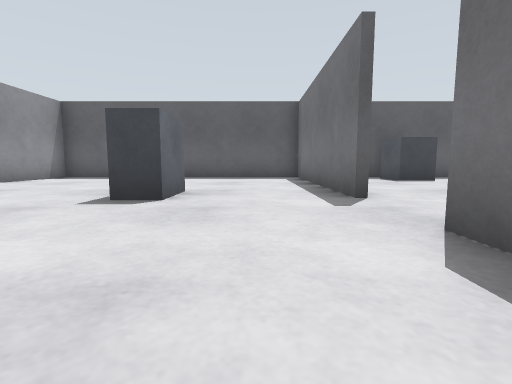
[1] (above)

22 first-person views from a walk through a robot-simulator world made for Gazebo. The camera is 0.5 m above the floor, tilts 6° down and sees 85° across. The floor is counted in squares, 1 m on a side. Each view is taken from the middle of a square. On the plan, view 1 faces up. The plan holds only what a view shows up to about 9 squares ahead; the rest is blank. The place goes on beyond the plan.

[2]
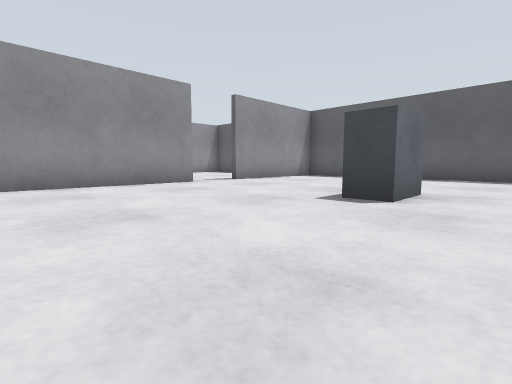

[3]
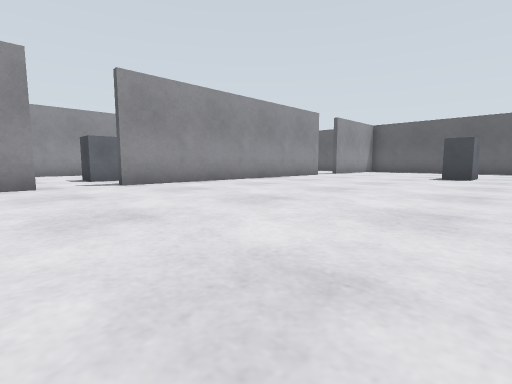

[4]
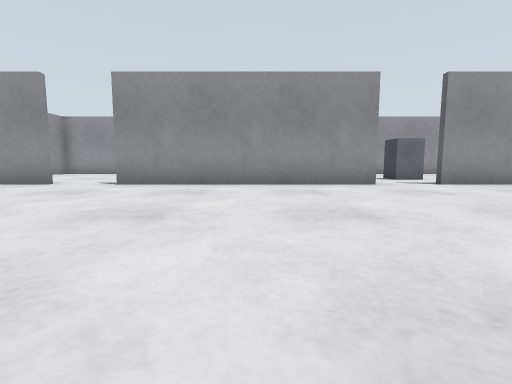

[5]
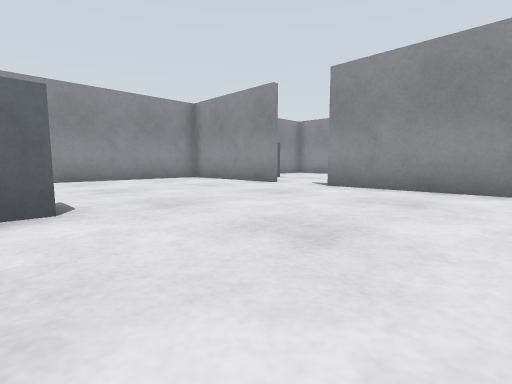

[6]
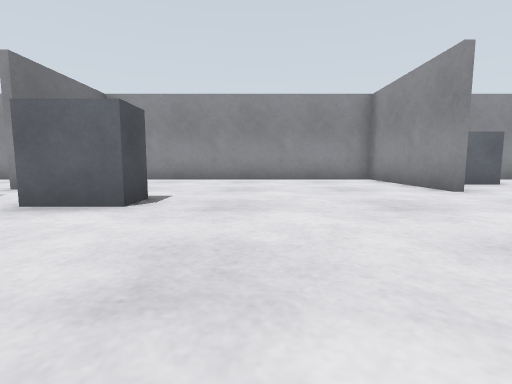

[7]
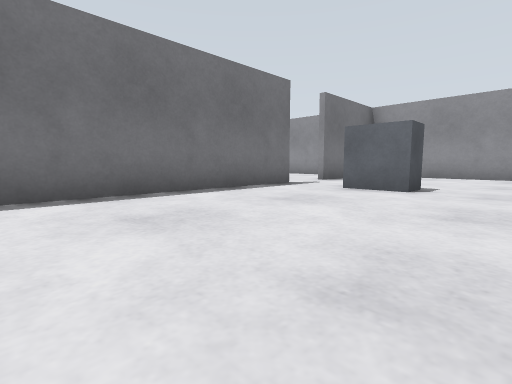

[8]
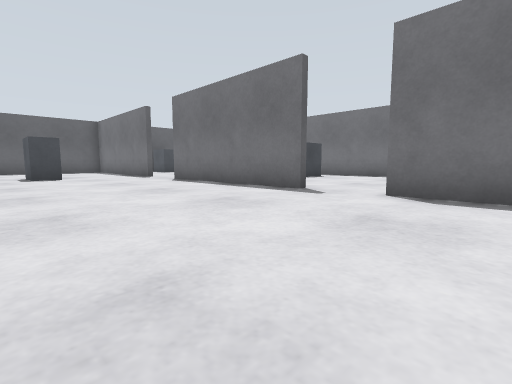

[9]
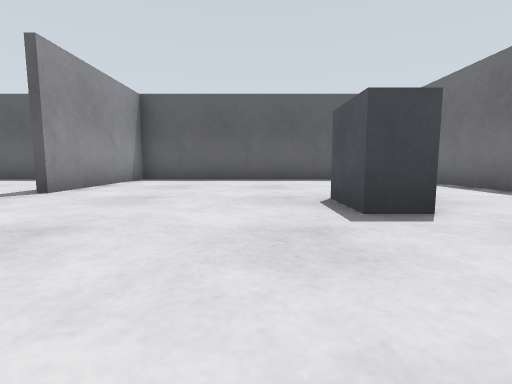

[10]
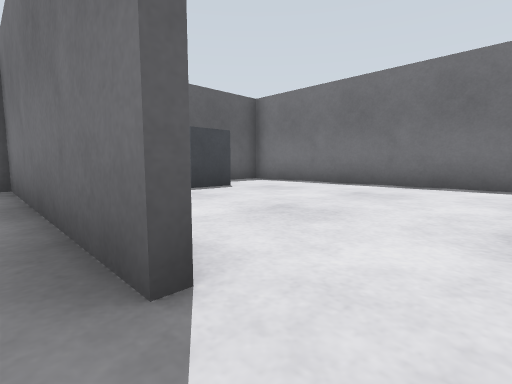

[11]
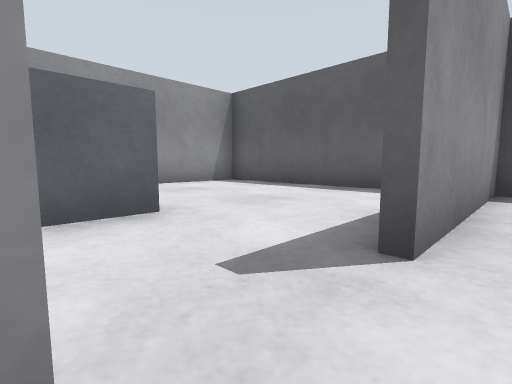

[12]
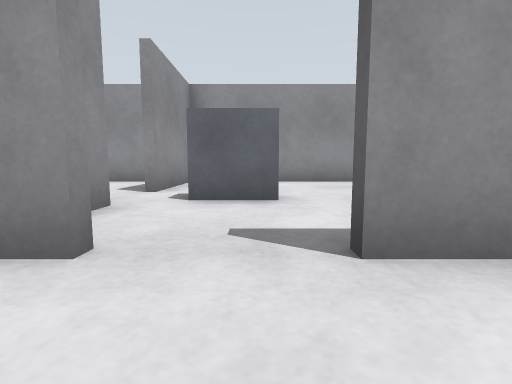

[13]
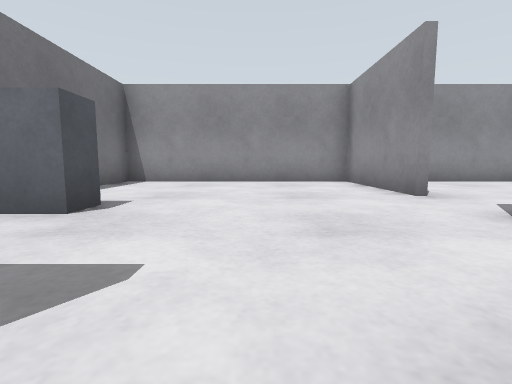

[14]
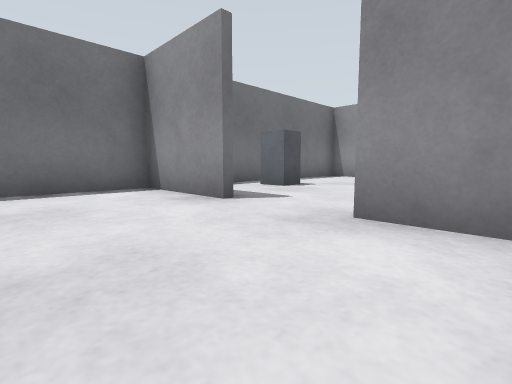

[15]
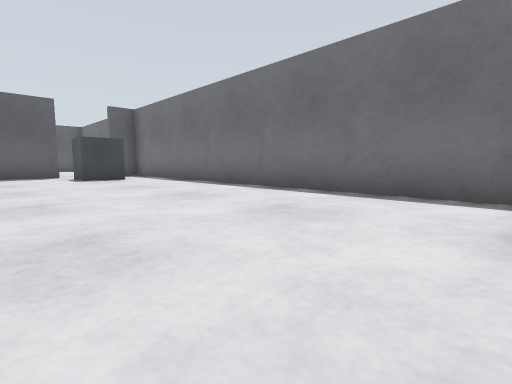

[16]
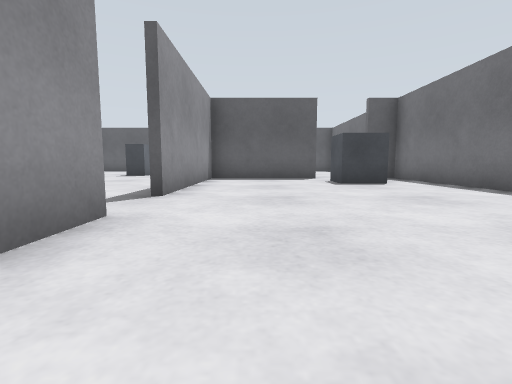

[17]
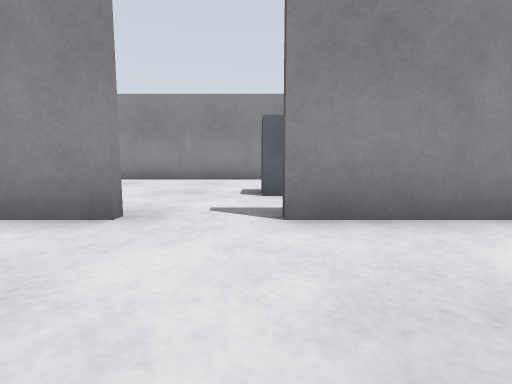

[18]
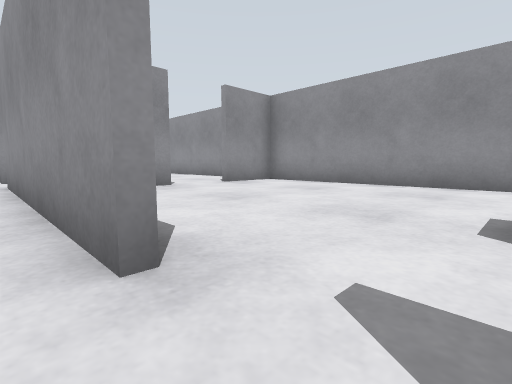

[19]
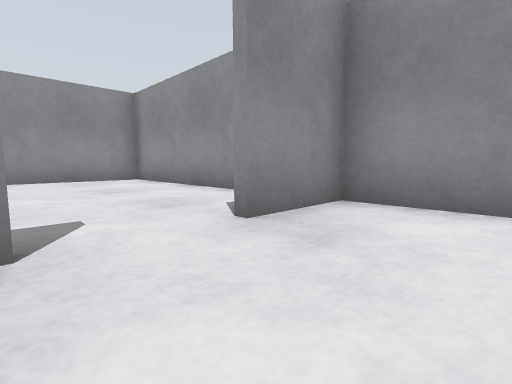

[20]
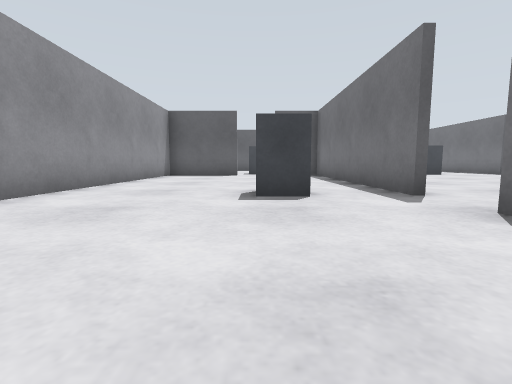

[21]
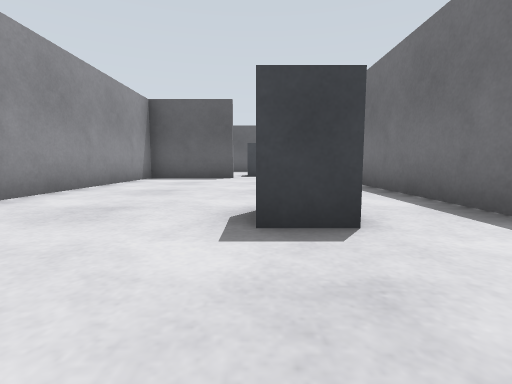

[22]
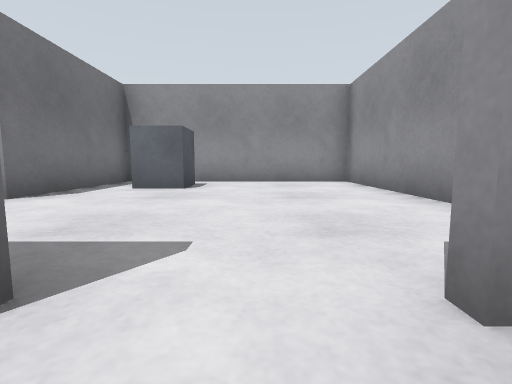

### Floor plan
Ten units are one square. View 1 is at (0, 0); x grows to the right and y downward. Boxes are objects, and circles mark ways between rooms. Rooms are numbered by the first view taken in them; rooms with no view inside come last. Other rooms are left out.
<svg viewBox="-129 -100 209 270">
<path fill="none" stroke="#000" d="M-64 51 -64 112M14 29 14 -21M14 116 14 44M-64 -41 -64 38M14 -39 14 -95M-64 128 -64 165M14 146 14 131M-70 164 4 164M-4 -94 -64 -94 -64 -55M50 -19 16 -19 16 29M74 -32 74 -94 49 -94M16 44 16 55M50 94 74 94 74 -12M20 94 32 94M-66 38 -66 -12M-98 -31 -124 -31 -124 98 -106 98M-91 98 -86 98M16 131 16 164 74 164 74 115M-124 119 -124 164 -70 164M-66 165 -66 128"/>
<rect x="-25" y="-55" width="20" height="20" fill="#bbb"><title>grey box</title></rect>
<rect x="-15" y="105" width="10" height="20" fill="#bbb"><title>grey box</title></rect>
<rect x="35" y="-95" width="20" height="20" fill="#bbb"><title>grey box</title></rect>
<rect x="45" y="-5" width="20" height="10" fill="#bbb"><title>grey box</title></rect>
<rect x="65" y="-25" width="10" height="10" fill="#bbb"><title>grey box</title></rect>
<rect x="-95" y="25" width="20" height="20" fill="#bbb"><title>grey box</title></rect>
<rect x="55" y="115" width="10" height="10" fill="#bbb"><title>grey box</title></rect>
<rect x="-85" y="145" width="10" height="10" fill="#bbb"><title>grey box</title></rect>
<circle cx="10" cy="-30" r="3" fill="#2a7"/>
<circle cx="10" cy="35" r="3" fill="#2a7"/>
<circle cx="-70" cy="50" r="3" fill="#2a7"/>
<circle cx="10" cy="125" r="3" fill="#2a7"/>
<circle cx="-70" cy="120" r="3" fill="#2a7"/>
<circle cx="45" cy="100" r="3" fill="#2a7"/>
<circle cx="-100" cy="100" r="3" fill="#2a7"/>
<text x="-30" y="40">1</text>
<text x="50" y="0">2</text>
<text x="-100" y="30">3</text>
<text x="40" y="130">4</text>
<text x="-100" y="130">5</text>
</svg>
Room 1 opens to room 2. Room 1 opens to room 3. Room 1 opens to room 4. Room 1 opens to room 5. Room 2 opens to room 4. Room 3 opens to room 5.

Where each view was taken, in squares from view 1:
view 1: 0 up, 0 right, facing up
view 2: 0 up, 0 right, facing up-left
view 3: 6 down, 0 right, facing up-left
view 4: 8 down, 0 right, facing left
view 5: 8 down, 1 left, facing down-left
view 6: 8 down, 3 left, facing down
view 7: 6 down, 3 left, facing down-right
view 8: 6 down, 3 left, facing up-right
view 9: 1 up, 3 left, facing up
view 10: 3 up, 1 right, facing up-right
view 11: 4 up, 6 left, facing up-left
view 12: 5 up, 5 left, facing left
view 13: 9 down, 4 right, facing down
view 14: 7 down, 2 right, facing down-right
view 15: 9 down, 3 right, facing up-right
view 16: 7 down, 3 right, facing up
view 17: 4 down, 4 left, facing left
view 18: 4 down, 6 left, facing down-left
view 19: 8 down, 9 left, facing down-left
view 20: 8 down, 9 left, facing up
view 21: 6 down, 9 left, facing up
view 22: 9 down, 10 left, facing down
